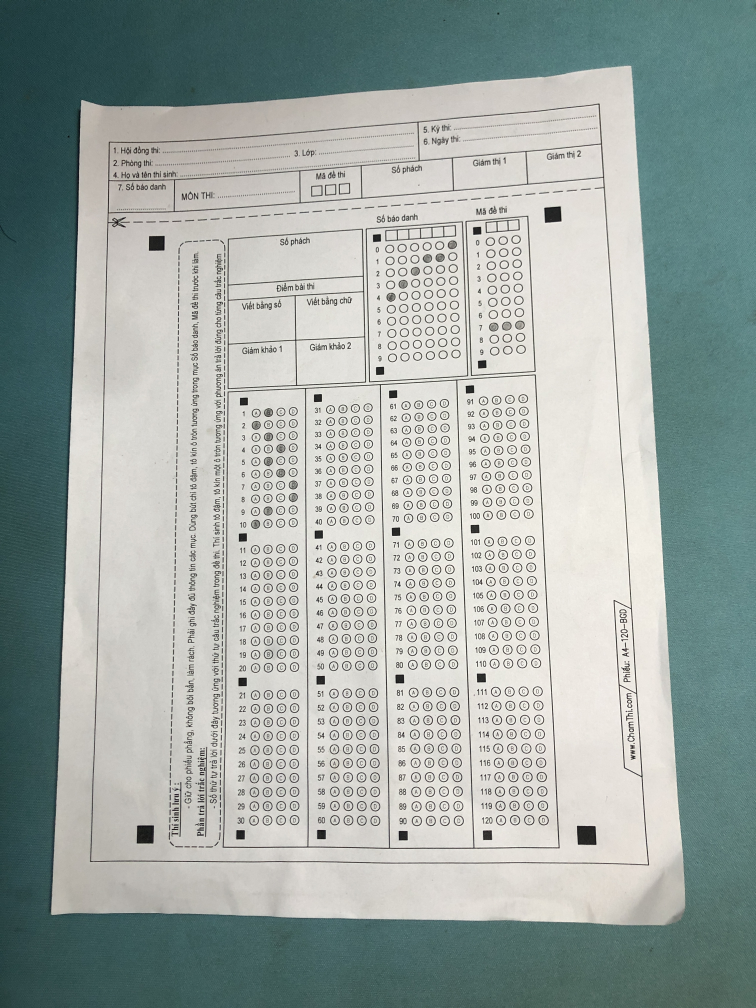
#> input picture IMG_6011.JPG, 3024 x 4032 px (shown at 1/4 size)
$ python day1_20_08.py   (older library calls are emulated)
#> lines starting #> are read from the running program, lines starting #| are printed output that depends on the picture; after the words box and inside, x2 and y2 are one past the last pixel; in counts of white or black regions, pixels touching at a corner belong together
#> further down, image is the input picture: shape (4032, 3024, 3); mean B, G, R 164, 168.1, 158.2
import cv2
from scipy.spatial import distance as dist
import numpy as np
from collections import defaultdict


def order_points(pts):
    # sort the points based on their x-coordinates
    xSorted = pts[np.argsort(pts[:, 0]), :]

    # grab the left-most and right-most points from the sorted
    # x-roodinate points
    leftMost = xSorted[:2, :]
    rightMost = xSorted[2:, :]

    # now, sort the left-most coordinates according to their
    # y-coordinates so we can grab the top-left and bottom-left
    # points, respectively
    leftMost = leftMost[np.argsort(leftMost[:, 1]), :]
    (tl, bl) = leftMost

    # now that we have the top-left coordinate, use it as an
    # anchor to calculate the Euclidean distance between the
    # top-left and right-most points; by the Pythagorean
    # theorem, the point with the largest distance will be
    # our bottom-right point
    D = dist.cdist(tl[np.newaxis], rightMost, "euclidean")[0]
    (br, tr) = rightMost[np.argsort(D)[::-1], :]

    # return the coordinates in top-left, top-right,
    # bottom-right, and bottom-left order
    return np.array([tl, tr, br, bl], dtype="float32")


def four_point_transform(image, pts):
    # obtain a consistent order of the points and unpack them
    # individually
    rect = order_points(pts)
    (tl, tr, br, bl) = rect

    # compute the width of the new image, which will be the
    # maximum distance between bottom-right and bottom-left
    # x-coordiates or the top-right and top-left x-coordinates
    widthA = np.sqrt(((br[0] - bl[0]) ** 2) + ((br[1] - bl[1]) ** 2))
    widthB = np.sqrt(((tr[0] - tl[0]) ** 2) + ((tr[1] - tl[1]) ** 2))
    maxWidth = max(int(widthA), int(widthB))

    # compute the height of the new image, which will be the
    # maximum distance between the top-right and bottom-right
    # y-coordinates or the top-left and bottom-left y-coordinates
    heightA = np.sqrt(((tr[0] - br[0]) ** 2) + ((tr[1] - br[1]) ** 2))
    heightB = np.sqrt(((tl[0] - bl[0]) ** 2) + ((tl[1] - bl[1]) ** 2))
    maxHeight = max(int(heightA), int(heightB))

    # now that we have the dimensions of the new image, construct
    # the set of destination points to obtain a "birds eye view",
    # (i.e. top-down view) of the image, again specifying points
    # in the top-left, top-right, bottom-right, and bottom-left
    # order
    dst = np.array([
        [0, 0],
        [maxWidth - 1, 0],
        [maxWidth - 1, maxHeight - 1],
        [0, maxHeight - 1]], dtype="float32")

    # compute the perspective transform matrix and then apply it
    M = cv2.getPerspectiveTransform(rect, dst)
    warped = cv2.warpPerspective(image, M, (maxWidth, maxHeight))

    # return the warped image
    return warped


def get_contour_precedence(contour, cols):
    tolerance_factor = 10
    origin = cv2.boundingRect(contour)
    return ((origin[1] // tolerance_factor) * tolerance_factor) * cols + origin[0]


def get_4_corner(pts):
    top_left = list()
    top_right = list()
    bot_right = list()
    bot_left = list()
    for p in pts:
        rect = order_points(p)
        (tl, tr, br, bl) = rect
        top_left.append(tl.tolist())
        top_right.append(tr.tolist())
        bot_right.append(br.tolist())
        bot_left.append(bl.tolist())
    top_left = sorted(top_left, key=lambda x: (x[0], x[1]))
    top_right = sorted(top_right, key=lambda x: (x[0], x[1]))
    bot_left = sorted(bot_left, key=lambda x: (x[0], x[1]))
    bot_right = sorted(bot_right, key=lambda x: (x[0], x[1]))
    return [top_left[0], top_right[2], bot_right[3], bot_left[1]]


def draw_rectangle(img, pts_1, pst_2, h, w):
    x = pts_1.tolist()[0]
    cv2.rectangle(img, (x[0][0], x[0][1]), (x[0][0] + w, x[0][1] + h), 3)
    crop_img = img[x[0][1]: x[0][1] + h,x[0][0]: x[0][0] +w]
    return crop_img


# [18 lines left out: functions split_boxs, get_circles, not called in this run]


def image_resize(image, width=None, height=None, inter=cv2.INTER_AREA):
    # initialize the dimensions of the image to be resized and
    # grab the image size
#> called with width = 800, height = 800, inter = 3
    dim = None
    (h, w) = image.shape[:2]

    # if both the width and height are None, then return the
    # original image
    if width is None and height is None:
        return image

    # check to see if the width is None
    if width is None:
        # calculate the ratio of the height and construct the
        # dimensions
        r = height / float(h)
        dim = (int(w * r), height)

    # otherwise, the height is None
    else:
        # calculate the ratio of the width and construct the
        # dimensions
        r = width / float(w)
        dim = (width, int(h * r))

    # resize the image
    resized = cv2.resize(image, dim, interpolation=inter)

    # return the resized image
    return resized


# Load image, grayscale, Gaussian blur, Otsu's threshold
image = cv2.imread("IMG_6011.JPG")
image = image_resize(image, 800, 800)

gray = cv2.cvtColor(image, cv2.COLOR_BGR2GRAY)
blur = cv2.GaussianBlur(gray, (7, 7), 0)
thresh = cv2.threshold(blur, 0, 255, cv2.THRESH_BINARY + cv2.THRESH_OTSU)[1]
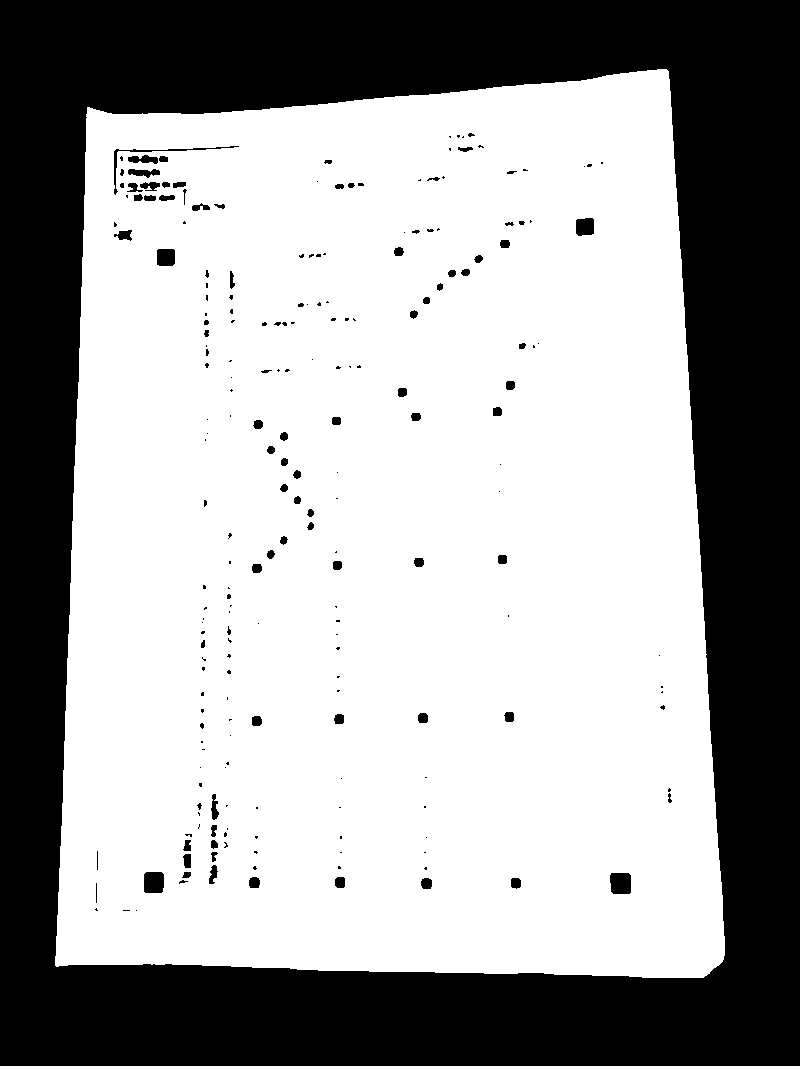
#> thresh: shape (1066, 800); 63.4% white; 220 black regions (135 under 20 px)

# Find contours and sort for largest contour
cnts = cv2.findContours(thresh, cv2.RETR_EXTERNAL, cv2.CHAIN_APPROX_SIMPLE)
#> cnts = 1 contour; box (x1, y1, x2, y2) and area: (55, 69, 725, 978) 546212
cnts = cnts[0] if len(cnts) == 2 else cnts[1]
cnts = sorted(cnts, key=cv2.contourArea, reverse=True)
displayCnt = None

for c in cnts:
    peri = cv2.arcLength(c, True)
    approx = cv2.approxPolyDP(c, 0.02 * peri, True)
    if len(approx) == 4:
        displayCnt = approx
        break
#> this loop made 1 pass
#> (peri, displayCnt) on pass 1: (3076.1, [[666, 69], [87, 107], [56, 966], [722, 961]])

# Obtain birds' eye view of image
warped = four_point_transform(image, displayCnt.reshape(4, 2))
#> in order_points, `xSorted = pts[np.argsort(pts[:, 0]), :]`: xSorted = [[56, 966], [87, 107], [666, 69], [722, 961]]
#> in order_points, `leftMost = xSorted[:2, :]`: leftMost = [[56, 966], [87, 107]]
#> in order_points, `rightMost = xSorted[2:, :]`: rightMost = [[666, 69], [722, 961]]
#> in order_points, `leftMost = leftMost[np.argsort(leftMost[:, 1]), :]`: leftMost = [[87, 107], [56, 966]]
#> in order_points, `(tl, bl) = leftMost`: tl = [87, 107]; bl = [56, 966]
#> in order_points, `D = dist.cdist(tl[np.newaxis], rightMost, "euclidean")[0]`: D = [580.2, 1064.2]
#> in order_points, `(br, tr) = rightMost[np.argsort(D)[::-1], :]`: br = [722, 961]; tr = [666, 69]
#> in four_point_transform, `rect = order_points(pts)`: rect = [[87, 107], [666, 69], [722, 961], [56, 966]]
#> in four_point_transform, `(tl, tr, br, bl) = rect`: tl = [87, 107]; tr = [666, 69]; br = [722, 961]; bl = [56, 966]
#> in four_point_transform, `widthA = np.sqrt(((br[0] - bl[0]) ** 2) + ((br[1] - bl[1]) ** 2))`: widthA = 666
#> in four_point_transform, `widthB = np.sqrt(((tr[0] - tl[0]) ** 2) + ((tr[1] - tl[1]) ** 2))`: widthB = 580.2
#> in four_point_transform, `maxWidth = max(int(widthA), int(widthB))`: maxWidth = 666
#> in four_point_transform, `heightA = np.sqrt(((tr[0] - br[0]) ** 2) + ((tr[1] - br[1]) ** 2))`: heightA = 893.8
#> in four_point_transform, `heightB = np.sqrt(((tl[0] - bl[0]) ** 2) + ((tl[1] - bl[1]) ** 2))`: heightB = 859.6
#> in four_point_transform, `maxHeight = max(int(heightA), int(heightB))`: maxHeight = 893
#> in four_point_transform, `dst = np.array([ [0, 0], [maxWidth - 1, 0], [maxWidth - 1, maxHeight -..`: dst = [[0, 0], [665, 0], [665, 892], [0, 892]]
#> in four_point_transform, `M = cv2.getPerspectiveTransform(rect, dst)`: M = [[1.23, 0.0443, -111.5], [0.0803, 1.22, -138], [8.11e-05, 0.000177, 1]]

# Get 4 big square
gray = cv2.cvtColor(warped.copy(), cv2.COLOR_BGR2GRAY)
#> gray: shape (893, 666)
ret, thresh = cv2.threshold(gray, 60, 255, cv2.THRESH_BINARY_INV)
#> thresh: shape (893, 666); 0.42% white; 76 white regions (52 under 20 px)
img, contour, hierrachy = cv2.findContours(thresh, 1, 2)
#> contour = 76 contours, 52 with area under 20; largest, box (x1, y1, x2, y2) and area: (562, 814, 581, 831) 262, (558, 163, 576, 180) 262, (89, 171, 107, 188) 260, (91, 808, 108, 825) 256, (287, 662, 296, 670) 50
black_point = list()
boundary = list()
for c, cnt in enumerate(contour):
    area = cv2.contourArea(cnt)
    if area > 200:
        cv2.drawContours(warped, cnt, -1, (255, 255, 0), 3)
        peri = cv2.arcLength(cnt, True)
        approx = cv2.approxPolyDP(cnt, 0.02 * peri, True)
        black_point.append(approx.reshape(4, 2))
        objCor = len(approx)
        x, y, w, h = cv2.boundingRect(approx)
        boundary.append((x, y, w, h))
        cv2.rectangle(warped, (x, y), (x + w, y + h), (0, 255, 0), 2)
#> this loop made 76 passes
#> (area, peri, approx, x, y, w, h) on passes 5, 7, 45, 46: (262.5, 67.07, [[562, 815], [562, 830], [580, 830], [579, 815]], 562, 815, 19, 16), (256, 64, [[91, 808], [91, 824], [107, 824], [107, 808]], 91, 808, 17, 17), (260, 64.83, [[89, 171], [89, 186], [106, 187], [106, 172]], 89, 171, 18, 17), (262, 64.83, [[558, 164], [558, 179], [575, 178], [575, 163]], 558, 163, 18, 17)
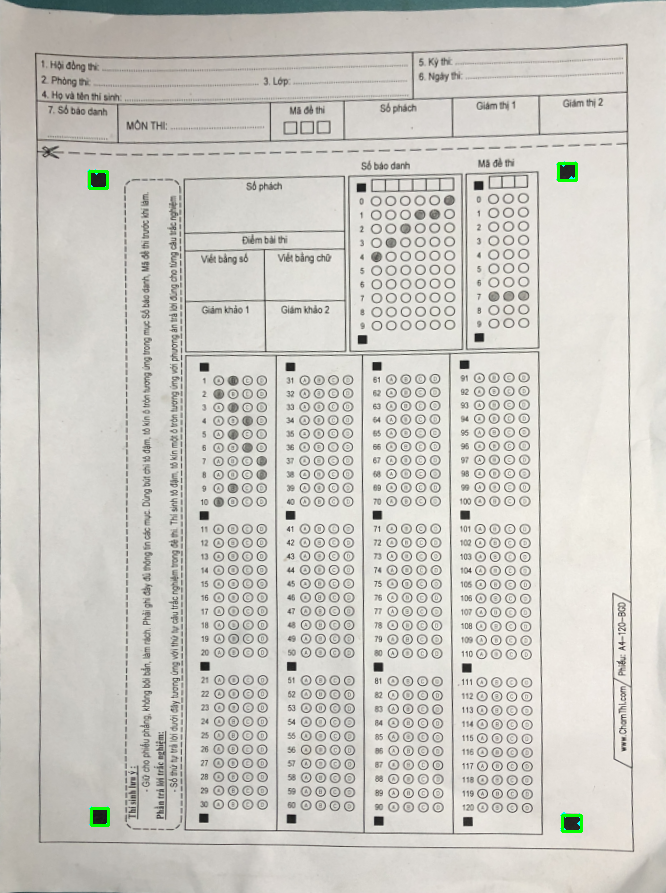
#> warped: shape (893, 666, 3); mean B, G, R 196.7, 202.7, 204.4
#> after the loop, black_point = [[[562, 815], [562, 830], [580, 830], [579, 815]], [[91, 808], [91, 824], [107, 824], [107, 808]], [[89, 171], [89, 186], [106, 187], [106, 172]], [[558, 164], [558, 179], [575, 178], [575, 163]]]; boundary = [(562, 815, 19, 16), (91, 808, 17, 17), (89, 171, 18, 17), (558, 163, 18, 17)]

a = get_4_corner(black_point)
#> the loop in get_4_corner, `for p in pts:` made 4 passes
#> (D in order_points, rect) on passes 2 to 4: ([22.63, 16], [[91, 808], [107, 808], [107, 824], [91, 824]]), ([23.35, 17.03], [[89, 171], [106, 172], [106, 187], [89, 186]]), ([22.02, 17.03], [[558, 164], [575, 163], [575, 178], [558, 179]])
#> after the loop in get_4_corner, `for p in pts:`: bot_left = [[562, 830], [91, 824], [89, 186], [558, 179]]; bot_right = [[580, 830], [107, 824], [106, 187], [575, 178]]; top_left = [[562, 815], [91, 808], [89, 171], [558, 164]]; top_right = [[579, 815], [107, 808], [106, 172], [575, 163]]
#> in get_4_corner, `top_left = sorted(top_left, key=lambda x: (x[0], x[1]))`: top_left = [[89, 171], [91, 808], [558, 164], [562, 815]]
#> in get_4_corner, `top_right = sorted(top_right, key=lambda x: (x[0], x[1]))`: top_right = [[106, 172], [107, 808], [575, 163], [579, 815]]
#> in get_4_corner, `bot_left = sorted(bot_left, key=lambda x: (x[0], x[1]))`: bot_left = [[89, 186], [91, 824], [558, 179], [562, 830]]
#> in get_4_corner, `bot_right = sorted(bot_right, key=lambda x: (x[0], x[1]))`: bot_right = [[106, 187], [107, 824], [575, 178], [580, 830]]
#> a = [[89, 171], [575, 163], [580, 830], [91, 824]]
a = np.array(a)
second = four_point_transform(warped, a)

# get small square
mask = cv2.inRange(second, (0, 0, 0, 0), (180, 255, 70, 0))
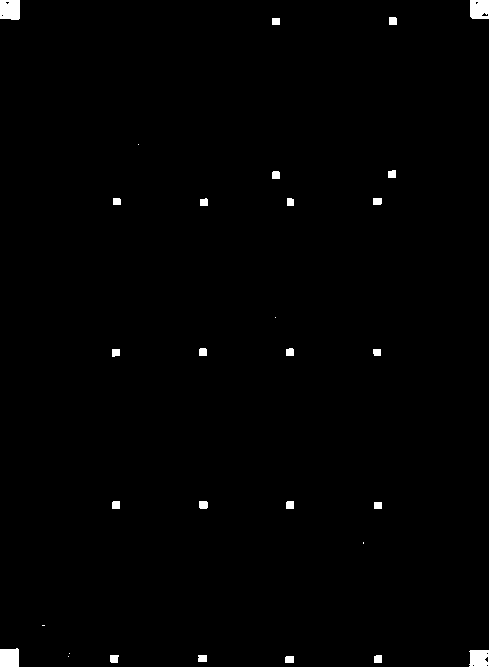
#> mask: shape (667, 489); 0.8% white; 30 white regions (6 under 20 px)

_, cont, hier = cv2.findContours(mask, cv2.RETR_EXTERNAL, cv2.CHAIN_APPROX_NONE)
#> cont = 30 contours, 6 with area under 20; largest, box (x1, y1, x2, y2) and area: (0, 0, 20, 20) 350, (470, 0, 489, 19) 322, (0, 648, 19, 667) 308, (469, 650, 489, 667) 290, (199, 501, 208, 509) 54

mini_square = list()
mini_bouding = list()
mini_cont = list()
for ca in cont:
    area = cv2.contourArea(ca)
    if 40 < area < 100:
        cv2.drawContours(second, ca, -1, (255, 0, 255), 1)
        peri = cv2.arcLength(ca, True)
        approx = cv2.approxPolyDP(ca, 0.02 * peri, True)
        mini_square.append(approx)
        mini_cont.append(ca)
        x, y, w, h = cv2.boundingRect(approx)
        mini_bouding.append((x, y, w, h))
#> this loop made 30 passes
#> (area, peri, approx, x, y, w, h) on passes 11, 25, 27: (42, 26, [[374, 502], [374, 508], [381, 508], [381, 502]], 374, 502, 8, 7), (45.5, 27.41, [[395, 170], [388, 171], [388, 177], [395, 177]], 388, 170, 8, 8), (42, 26, [[272, 18], [272, 24], [279, 24], [279, 18]], 272, 18, 8, 7)
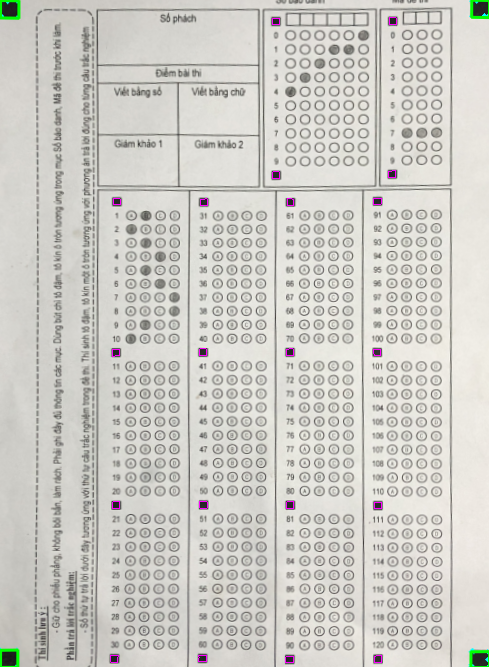
#> second: shape (667, 489, 3); mean B, G, R 198.4, 204, 205.4
#> after the loop, mini_bouding = 20 items, first 6: (285, 656, 9, 7), (374, 655, 8, 8), (198, 655, 9, 7), (110, 655, 9, 8), (374, 502, 8, 7), (286, 501, 8, 8); mini_cont = 20 contours; largest, box (x1, y1, x2, y2) and area: (199, 501, 208, 509) 54, (110, 655, 119, 663) 50, (286, 501, 294, 509) 48, (112, 501, 120, 509) 48, (389, 17, 397, 25) 48; mini_square has the same summary as mini_cont

cv2.imshow('çont', second)

mini_cont.sort(key=lambda x: get_contour_precedence(x, second.shape[1]))
#> in get_contour_precedence, `origin = cv2.boundingRect(contour)`: origin = (285, 656, 9, 7)
# for i in range(len(mini_cont)):
#     second = cv2.putText(second, str(i), cv2.boundingRect(mini_cont[i])[:2], cv2.FONT_ITALIC, 1, [125])


new_pos = dict()
cols = defaultdict(list)
y_values = list()

y_value = None
col = 1
for ca in mini_cont:
    area = cv2.contourArea(ca)
    if 40 < area < 100:
        peri = cv2.arcLength(ca, True)
        approx = cv2.approxPolyDP(ca, 0.02 * peri, True)
        x, y, w, h = cv2.boundingRect(approx)
        new_pos[(x, y, w, h)] = ca
        if y_value is None:
            y_value = y
            cols[col].append((x, y, w, h))
            continue
        elif y_value - 2 < y < y_value + 2:
            cols[col].append((x, y, w, h))
        else:
            col += 1
            cols[col].append((x, y, w, h))
            y_value = y
#> this loop made 20 passes
#> (area, peri, approx, x, y, w, h, y_value) on pass 1: (42, 26, [[272, 18], [272, 24], [279, 24], [279, 18]], 272, 18, 8, 7, 18)
#> after the loop, col = 6; new_pos = 20 items

list_of_contour = defaultdict(list)
for column in cols:
    for c in cols[column]:
        second = cv2.putText(second, str(column), cv2.boundingRect(new_pos.get(c))[:2], cv2.FONT_ITALIC, 1, [125])
        list_of_contour[column].append(new_pos.get(c))
#> second: shape (667, 489, 3); 0.3% of pixels changed, all inside (x1, y1, x2, y2) = (114, 0, 406, 657)

# draw rectangle
cv2.imshow('second', second)
blocks = list()
mssv = None
ma_de = None
for key in list(list_of_contour):
    if key == 1:
        for idx, val in enumerate(list_of_contour.get(key)):
            if idx == 0:
                pst_2 = list_of_contour.get(2)[0]
                mssv = draw_rectangle(second, val, pst_2, 160, 100)
            if idx == 1:
                pst_2 = list_of_contour.get(2)[1]
                ma_de = draw_rectangle(second, val, pst_2, 160, 60)

    if key == 2:
        continue
    if key == 6:
        continue

    for idx, val in enumerate(list_of_contour.get(key)):
        # if idx == 0:
        pst_2 = list_of_contour.get(key)[0]
        block = draw_rectangle(second, val, pst_2, 160, 70)
        blocks.append(block)
#> this loop made 6 passes
#> pass 1, in draw_rectangle (call 4), `crop_img = img[x[0][1]: x[0][1] + h,x[0][0]: x[0][0] +w]`:
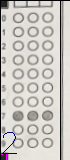
#> crop_img: shape (160, 70, 3); mean B, G, R 193.4, 197.7, 200.6
#> after the loop:
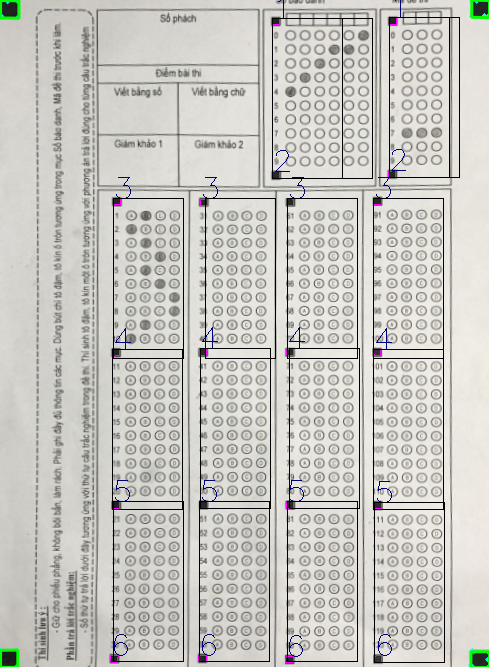
#> second: shape (667, 489, 3); mean B, G, R 194, 199.2, 200.3
#> after the loop, blocks = 14 items

mssv = cv2.cvtColor(mssv, cv2.COLOR_BGR2GRAY)
mssv_thresh = cv2.threshold(mssv, 150, 255, cv2.THRESH_BINARY_INV | cv2.THRESH_OTSU)[1]
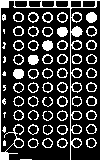
#> mssv_thresh: shape (160, 100); 23.1% white in thin lines or dots

# [15 lines of commented-out code are left out]
cv2.imshow('one', warped)
cv2.imshow('second', second)

cv2.waitKey(0)

# [7 lines of commented-out code are left out]
